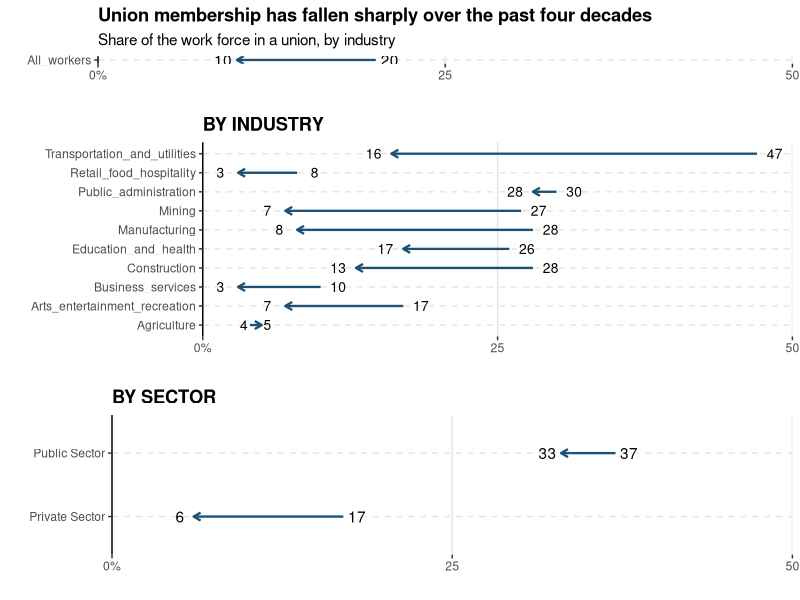

R code for this plot:
## ---- chunk 1
library(tidyverse)
Industry <- read.csv('Data/Data/Industry.csv')
RecSector <- read.csv('Data/Data/RecSector.csv')
AllWorkers <- read.csv('Data/Data/AllWorkers.csv')
## ---- chunk 2
# Code for generating the data (if using the tibble() approach)
## ---- chunk 3
# Code for recreating the visualization
AllPlot <- ggplot(data = AllWorkers)+
  geom_hline(aes(yintercept = All), color = "grey90", linetype = "dashed")+
  geom_vline(xintercept = c(25, 50), color= "grey90" )+
  geom_segment(aes(x = Union_mem_1983, y = All, xend = Union_mem_2022, yend = All), arrow = arrow(length = unit(0.08, "inches")), color = "#1C5075", lwd = 0.8) +
  geom_text(aes(label = Union_mem_1983, x = Union_mem_1983 + 1, y = All))+
  geom_text(aes(label = Union_mem_2022, x = Union_mem_2022 - 1, y = All))+
  scale_x_continuous(breaks = c(0, 25, 50), limits = c(0,50), expand = expansion(0), labels = c("0%", 25, 50))+
  theme_classic()+   
  theme(axis.line.x = element_blank(), plot.title = element_text(face = "bold"))+
  labs(x = '', y = '', title = "Union membership has fallen sharply over the past four decades", subtitle = "Share of the work force in a union, by industry")
## ---- chunk 4
IndustryPlot <- ggplot(data = Industry)+
  geom_hline(aes(yintercept = Industry), color = "grey90", linetype = "dashed")+
  geom_vline(xintercept = c(25, 50), color= "grey90" ) +
  geom_segment(aes(x = Union_mem_1983, y = Industry, xend = Union_mem_2022, yend = Industry), arrow = arrow(length = unit(0.08, "inches")), color = "#1C5075", lwd = 0.8) +
  geom_text(aes(x = ifelse(`Union_mem_1983`>`Union_mem_2022`, `Union_mem_1983` +1.5, `Union_mem_2022` -1.5), y=Industry, label = `Union_mem_1983`), size = 3.5)+
  geom_text(aes(x = ifelse(`Union_mem_1983`<`Union_mem_2022`, `Union_mem_1983` +1.5, `Union_mem_2022` -1.5), y=Industry,label = `Union_mem_2022`), size = 3.5)+
  # geom_text(aes(label = Union_mem_1983, x = Union_mem_1983 + 1, y = Industry)) +
  # geom_text(aes(label = Union_mem_2022, x = Union_mem_2022 - 1, y = Industry)) +
  scale_x_continuous(breaks = c(0, 25, 50), limits = c(0,50), expand = expansion(0), labels = c("0%", 25, 50)) +
  theme_classic() +   
  theme(axis.line.x = element_blank(), plot.title = element_text(face = "bold")) +
  labs(x = '', y = '', title = "BY INDUSTRY")
## ---- chunk 5
RecPlot <- ggplot(data = RecSector)+
  geom_hline(aes(yintercept = Sector), color = "grey90", linetype = "dashed")+
  geom_vline(xintercept = c(25, 50), color= "grey90" )+
  geom_segment(aes(x = Union_mem_1983, y = Sector, xend = Union_mem_2022, yend = Sector), arrow = arrow(length = unit(0.08, "inches")), color = "#1C5075", lwd = 0.8) +
  geom_text(aes(label = Union_mem_1983, x = Union_mem_1983 + 1, y = Sector))+
  geom_text(aes(label = Union_mem_2022, x = Union_mem_2022 - 1, y = Sector))+
  scale_x_continuous(breaks = c(0, 25, 50), limits = c(0,50), expand = expansion(0), labels = c("0%", 25, 50))+
  theme_classic()+   
  theme(axis.line.x = element_blank(), plot.title = element_text(face = "bold"))+
  labs(x = '', y = '', title = "BY SECTOR")
## ---- chunk 6
figure <- ggpubr::ggarrange(AllPlot, IndustryPlot, RecPlot, ncol = 1, nrow = 3, heights = c(1, 2.5, 2))

figure
